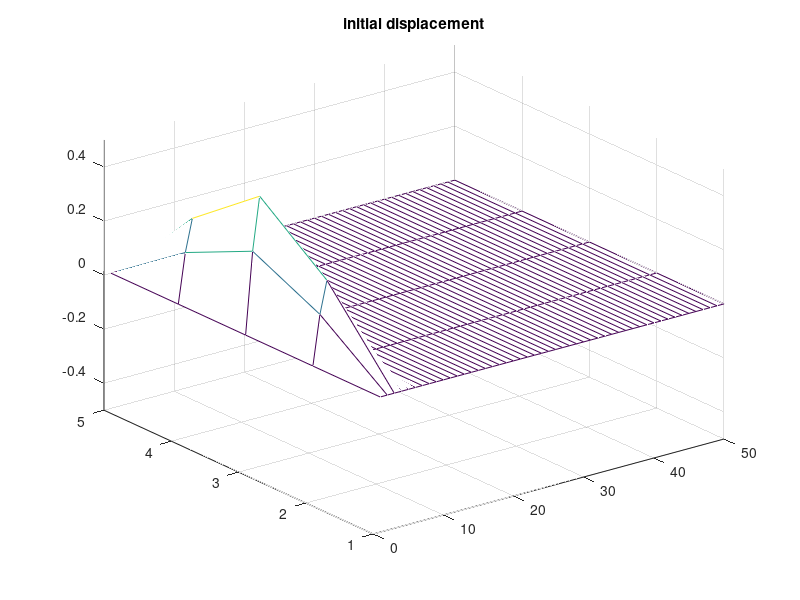

Write the MATLAB code that produced this figure. (Note: this script raises an error after producing the figure.)
% Finite difference drum/chime 
% Bruce Land, Cornell University, May 2008
% second order scheme from
% http://arxiv.org/PS_cache/physics/pdf/0009/0009068v2.pdf, 
% page 14, eqn 2.18

clear all

%linear dimension of membrane -- bigger is lower pitch
nx = 5 ; ny=50;
u = zeros(nx,ny); %time t
u1 = zeros(nx,ny); %time t-1
u2 = zeros(nx,ny); %time t-2
uHit = zeros(nx,ny); %input strike

% 0 < rho < 0.5 -- lower rho => lower pitch
% rho = (vel*dt/dx)^2
rho = 0.5;
% eta = damping*dt/2
% higher damping => shorter sound
eta = 0.0002 ;
% boundary condition -1.0<gain<1.0
% 1.0 is completely free edge
% 0.0 is clamped edge
boundaryGain = 0.0;

%time
Fs = 8000 ;
time = 0.0:1/Fs:5.0;
%output sound
aud = zeros(size(time)) ;

%sets the amplitude of the stick strike 
ampIn = .5; 
%sets the position of the stick strike: 0<pos<n
x_mid = 2;% nx/2;
y_mid = 2; %ny/2;
%sets width of the gaussian strike input -- see figure 1
alpha = .5 ;
%compute the gaussian strike amplitude
for i=2:nx-1
    for j=2:ny-1
        uHit(i,j) = ampIn*exp(-alpha*(((i-1)-x_mid)^2+((j-1)-y_mid)^2));
    end
end
%enforce boundary conditions
uHit(1,:) = boundaryGain * uHit(2,:);
uHit(nx,:) = boundaryGain * uHit(nx-1,:);
uHit(:,1) = boundaryGain * uHit(:,2);
uHit(:,ny) = boundaryGain * uHit(:,ny-1);

figure(1);clf;
mh = mesh(uHit);
title('initial displacement')
set(gca, 'zlim', [-0.5,0.5])

%index for storing audio output
tindex = 1;

for t=time
    
    %animate drum -- very SLOW
%     set(mh, 'zdata', u)
%     drawnow
    
    % use the central sample for output
    % any other sample or sum is also valid to tr
    aud(tindex) = u(2,2) ; %sum(sum(u))/(n^2); %
    
    %vectorized update of positions, except for boundaries
    u(2:nx-1,2:ny-1) = 1/(1+eta) * (...
              rho * (u1(3:nx,2:ny-1)+u1(1:nx-2,2:ny-1)+u1(2:nx-1,3:ny)+u1(2:nx-1,1:ny-2)-4*u1(2:nx-1,2:ny-1)) ...
              + 2 * u1(2:nx-1,2:ny-1) ...
              - (1-eta) * (u2(2:nx-1,2:ny-1)) ...
              ) ;
    
    %enforce boundary conditions
    u(1,:) = boundaryGain * u(2,:);
    u(nx,:) = boundaryGain * u(nx-1,:);
    u(:,1) = boundaryGain * u(:,2);
    u(:,ny) = boundaryGain * u(:,ny-1);
    
    %enforce boundary conditions
%     u(1,:) = boundaryGain * (u(2,:)-u1(2,:));
%     u(n,:) = boundaryGain * (u(n-1,:)-u1(n-1,:));
%     u(:,1) = boundaryGain * (u(:,2)-u1(:,2)) ;
%     u(:,n) = boundaryGain * (u(:,n-1)-u1(:,n-1));
    
    %update history 
    u2 = u1;
    u1 = u;
    
    %apply drum strikes at two times
    if t==0 | t==1.0 
        u1 = u1 + uHit;
    end
    
    tindex = tindex + 1;    
end

% get the spectrum
figure(2); clf;
Hs=spectrum.welch('Hamming',1024,50);
psd(Hs,aud,'Fs',Fs)
title('Free edge plate spectrum')
set(gca,'xlim',[0 2])

%play the sound
sound(aud, Fs)
wavwrite(aud, Fs, 16, 'bell.wav')
%end
%============================================================